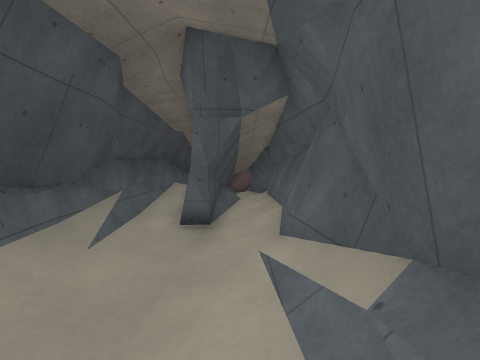
view 1 (above)

15 first-person views from a walk through a 3-D level made in the Godot game engine. The camera is 1.5 m above the floor, tilts 4° down and sees 90° across. The floor is counted in squares, 1 m on a side. Each view is taken from the middle of a square. On the plan, view 1 faces up. The plan holds only what a view shows up to about 13 squares ahead; the rest is blank. The place goes on beyond the plan. Characters and animated objects are not drawn. Surface patterns are stand-ins for the level's own textures.

view 2
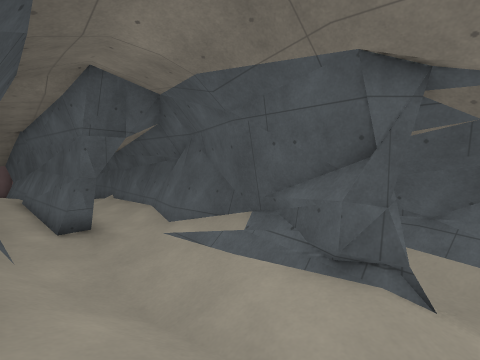

view 3
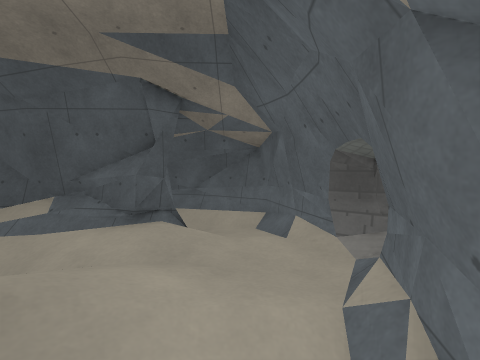

view 4
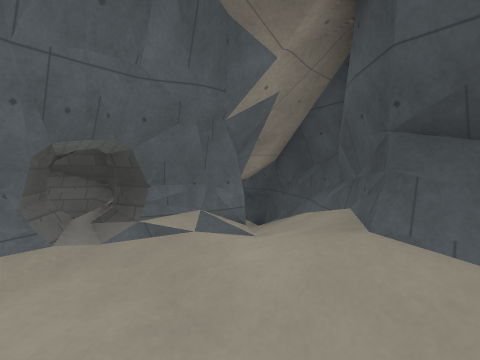

view 5
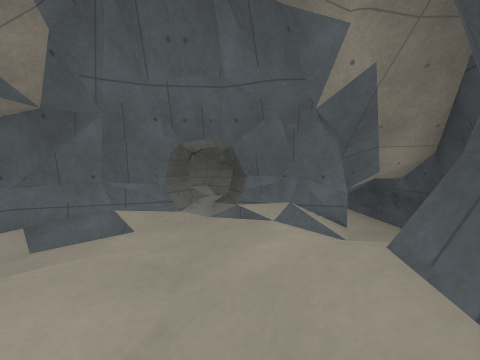

view 6
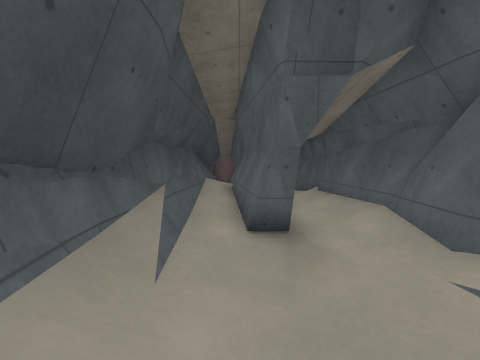

view 7
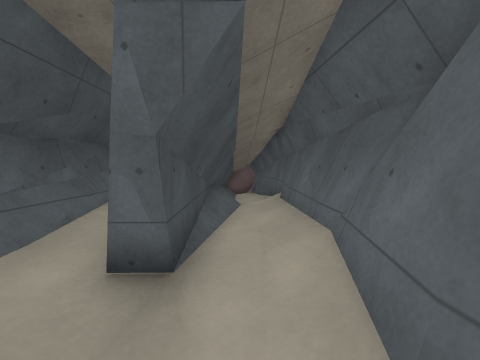

view 8
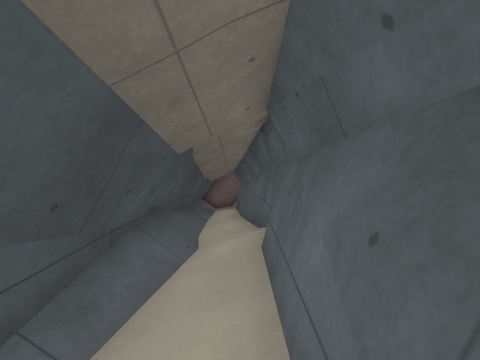

view 9
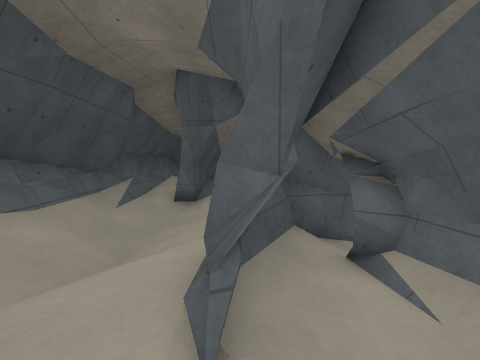

view 10
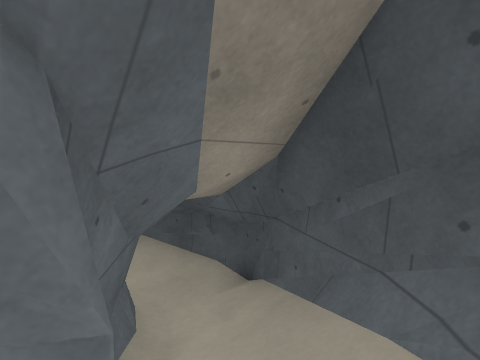

view 11
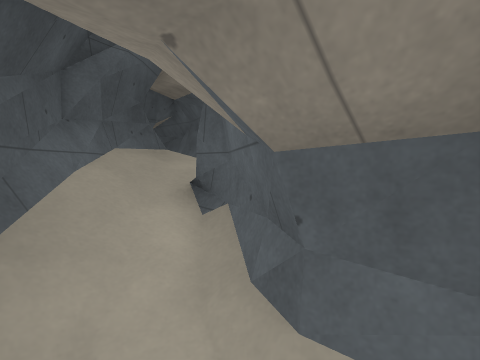

view 12
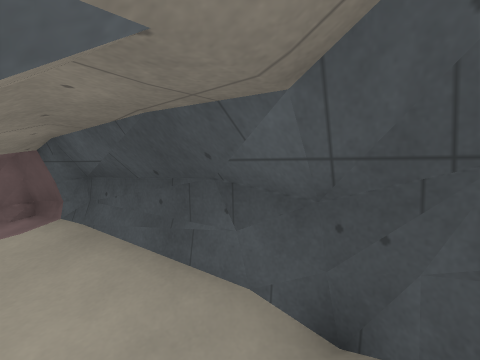

view 13
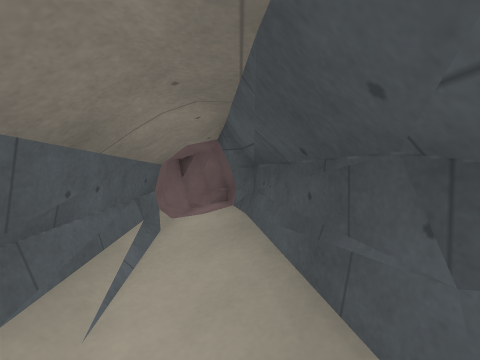

view 14
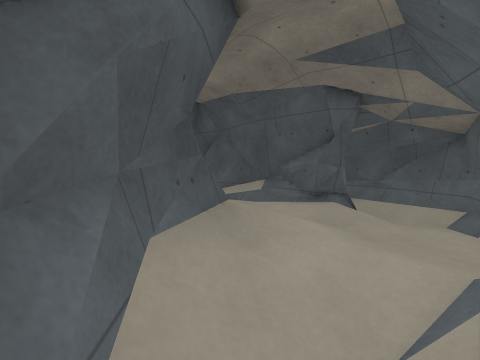

view 15
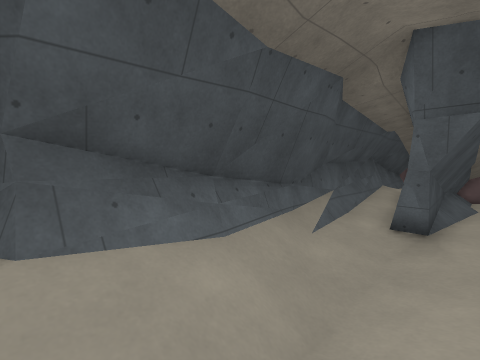

### Floor plan
Key: @ floor where view 1 was taken; # wall or solid block; . main floor; : floor 0.25 m higher than the main floor; + floor 0.5 m higher than the main floor; * floor 0.75 m higher than the main floor; - floor 0.75 m lower than the main floor; _ floor 1 m lower than the main floor; / step, stairs or slope; = window, fence, low wall or low ledge; O other object.
Columns run from 8 left of view 1 to 4 right of it. Each row starts with its distance up from view 1.
 17         ###
 16         #=#
 15         #/#
 14         #/#
 13         #/#
 12        ##/#
 11        # /#
 10        #:/#
  9        #:/#
  8       ##:/#
  7     ####:=#
  6     #=:.:##
  5     #O..:##
  4     #O/./=#
  3     #=/./##
  2     #=///##
  1     #=///####
  0     #=//@# .#
 -1    ##//++#..#
 -2   ##/*/++/.##
 -3  ##//*++::.##
 -4  #//##+:####
 -5 ##/#######
 -6 #//#
 -7 #_/#
 -8 #/-#
 -9 ##-#
-10 ##-#
-11 ####

Positions as (right, up) in squares from view 1, and headings:
1: (0, 0), facing up
2: (-3, -2), facing up-right
3: (-5, -3), facing right
4: (0, 0), facing down-left
5: (-2, 1), facing down
6: (-2, 2), facing up
7: (0, 4), facing up
8: (1, 8), facing up
9: (1, -3), facing up
10: (-4, -3), facing down-left
11: (-7, -8), facing up-right
12: (-6, -6), facing down-left
13: (-7, -7), facing down
14: (-6, -4), facing up-right
15: (0, -1), facing up-left
